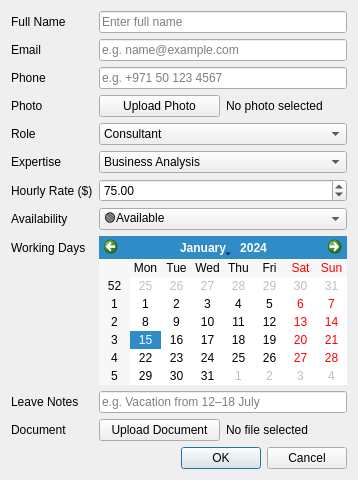
<?xml version="1.0" encoding="UTF-8"?>
<ui version="4.0">
 <class>EnhancedAddEditDialog</class>
 <widget class="QDialog" name="EnhancedAddEditDialog">
  <property name="geometry">
   <rect>
    <x>0</x>
    <y>0</y>
    <width>278</width>
    <height>416</height>
   </rect>
  </property>
  <property name="windowTitle">
   <string>Add / Edit Consultant</string>
  </property>
  <layout class="QVBoxLayout" name="mainLayout">
   <item>
    <layout class="QFormLayout" name="formLayout">
     <item row="0" column="0">
      <widget class="QLabel" name="labelName">
       <property name="text">
        <string>Full Name</string>
       </property>
      </widget>
     </item>
     <item row="0" column="1">
      <widget class="QLineEdit" name="lineEditName">
       <property name="placeholderText">
        <string>Enter full name</string>
       </property>
      </widget>
     </item>
     <item row="1" column="0">
      <widget class="QLabel" name="labelEmail">
       <property name="text">
        <string>Email</string>
       </property>
      </widget>
     </item>
     <item row="1" column="1">
      <widget class="QLineEdit" name="lineEditEmail">
       <property name="placeholderText">
        <string>e.g. name@example.com</string>
       </property>
      </widget>
     </item>
     <item row="2" column="0">
      <widget class="QLabel" name="labelPhone">
       <property name="text">
        <string>Phone</string>
       </property>
      </widget>
     </item>
     <item row="2" column="1">
      <widget class="QLineEdit" name="lineEditPhone">
       <property name="placeholderText">
        <string>e.g. +971 50 123 4567</string>
       </property>
      </widget>
     </item>
     <item row="3" column="0">
      <widget class="QLabel" name="labelPhoto">
       <property name="text">
        <string>Photo</string>
       </property>
      </widget>
     </item>
     <item row="3" column="1">
      <layout class="QHBoxLayout">
       <item>
        <widget class="QPushButton" name="pushButtonUploadPhoto">
         <property name="text">
          <string>Upload Photo</string>
         </property>
        </widget>
       </item>
       <item>
        <widget class="QLabel" name="labelPhotoPath">
         <property name="text">
          <string>No photo selected</string>
         </property>
        </widget>
       </item>
      </layout>
     </item>
     <item row="4" column="0">
      <widget class="QLabel" name="labelRole">
       <property name="text">
        <string>Role</string>
       </property>
      </widget>
     </item>
     <item row="4" column="1">
      <widget class="QComboBox" name="comboBoxRole">
       <item>
        <property name="text">
         <string>Consultant</string>
        </property>
       </item>
       <item>
        <property name="text">
         <string>Project Manager</string>
        </property>
       </item>
       <item>
        <property name="text">
         <string>Data Analyst</string>
        </property>
       </item>
       <item>
        <property name="text">
         <string>Business Analyst</string>
        </property>
       </item>
       <item>
        <property name="text">
         <string>Senior Consultant</string>
        </property>
       </item>
       <item>
        <property name="text">
         <string>Staff</string>
        </property>
       </item>
      </widget>
     </item>
     <item row="6" column="0">
      <widget class="QLabel" name="labelExpertise">
       <property name="text">
        <string>Expertise</string>
       </property>
      </widget>
     </item>
     <item row="7" column="0">
      <widget class="QLabel" name="labelRate">
       <property name="text">
        <string>Hourly Rate ($)</string>
       </property>
      </widget>
     </item>
     <item row="7" column="1">
      <widget class="QDoubleSpinBox" name="doubleSpinBoxRate">
       <property name="decimals">
        <number>2</number>
       </property>
       <property name="minimum">
        <double>10.000000000000000</double>
       </property>
       <property name="maximum">
        <double>1000.000000000000000</double>
       </property>
       <property name="value">
        <double>75.000000000000000</double>
       </property>
      </widget>
     </item>
     <item row="8" column="0">
      <widget class="QLabel" name="labelAvailability">
       <property name="text">
        <string>Availability</string>
       </property>
      </widget>
     </item>
     <item row="8" column="1">
      <widget class="QComboBox" name="comboBoxAvailability">
       <item>
        <property name="text">
         <string>🟢Available</string>
        </property>
       </item>
       <item>
        <property name="text">
         <string>🔴Unavailable</string>
        </property>
       </item>
      </widget>
     </item>
     <item row="9" column="0">
      <widget class="QLabel" name="labelCalendar">
       <property name="text">
        <string>Working Days</string>
       </property>
      </widget>
     </item>
     <item row="9" column="1">
      <widget class="QCalendarWidget" name="calendarWorkingDays"/>
     </item>
     <item row="10" column="0">
      <widget class="QLabel" name="labelLeaveInfo">
       <property name="text">
        <string>Leave Notes</string>
       </property>
      </widget>
     </item>
     <item row="10" column="1">
      <widget class="QLineEdit" name="lineEditLeaveNotes">
       <property name="placeholderText">
        <string>e.g. Vacation from 12–18 July</string>
       </property>
      </widget>
     </item>
     <item row="11" column="0">
      <widget class="QLabel" name="labelDocument">
       <property name="text">
        <string>Document</string>
       </property>
      </widget>
     </item>
     <item row="11" column="1">
      <layout class="QHBoxLayout">
       <item>
        <widget class="QPushButton" name="pushButtonUploadDoc">
         <property name="text">
          <string>Upload Document</string>
         </property>
        </widget>
       </item>
       <item>
        <widget class="QLabel" name="labelDocPath">
         <property name="text">
          <string>No file selected</string>
         </property>
        </widget>
       </item>
      </layout>
     </item>
     <item row="6" column="1">
      <widget class="QComboBox" name="comboBoxExpertise">
       <item>
        <property name="text">
         <string>Business Analysis</string>
        </property>
       </item>
       <item>
        <property name="text">
         <string>Cloud Architecture</string>
        </property>
       </item>
       <item>
        <property name="text">
         <string>Cloud Security</string>
        </property>
       </item>
       <item>
        <property name="text">
         <string>Web Development</string>
        </property>
       </item>
       <item>
        <property name="text">
         <string>Mobile Developmen</string>
        </property>
       </item>
       <item>
        <property name="text">
         <string>Data Engineering</string>
        </property>
       </item>
       <item>
        <property name="text">
         <string>Database Management</string>
        </property>
       </item>
       <item>
        <property name="text">
         <string>Application Security</string>
        </property>
       </item>
       <item>
        <property name="text">
         <string>DevOps / SRE </string>
        </property>
       </item>
       <item>
        <property name="text">
         <string>Systems Administration </string>
        </property>
       </item>
       <item>
        <property name="text">
         <string>Network Security</string>
        </property>
       </item>
       <item>
        <property name="text">
         <string>Network Architecture &amp; Engineering</string>
        </property>
       </item>
       <item>
        <property name="text">
         <string>Frameworks </string>
        </property>
       </item>
      </widget>
     </item>
    </layout>
   </item>
   <item>
    <widget class="QDialogButtonBox" name="buttonBox">
     <property name="orientation">
      <enum>Qt::Orientation::Horizontal</enum>
     </property>
     <property name="standardButtons">
      <set>QDialogButtonBox::StandardButton::Cancel|QDialogButtonBox::StandardButton::Ok</set>
     </property>
    </widget>
   </item>
  </layout>
 </widget>
 <resources/>
 <connections/>
</ui>
